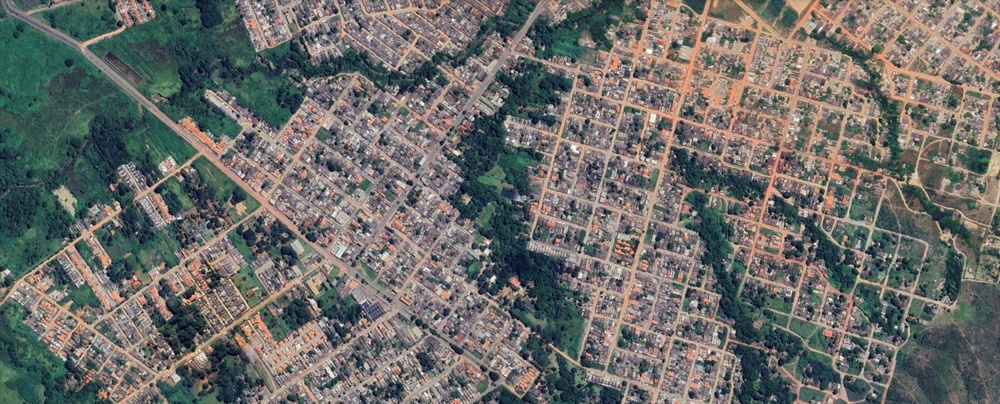
#> input picture imagens_satelites/imagem1.jpeg, 1000 x 404 px, shrunk from 1600 x 646 before the run
$ python -i Prog_opencv_tif7.py   (imports and definitions only)
#> lines starting #> are read from the running program, lines starting #| are printed output that depends on the picture; after the words box and inside, x2 and y2 are one past the last pixel; in counts of white or black regions, pixels touching at a corner belong together
from mpi4py import MPI
import numpy as np
import cv2
import os
import rasterio

# Inicializa MPI
comm = MPI.COMM_WORLD
# [1 line that did not run here, left out]
# [1 line that did not run here, left out]

# Caminhos
IMAGEM_PATH = r"C:\Projeto_ProgParalela2\imagens_satelites\satelit_google.tif"
PASTA_SAIDA = r"C:\Projeto_ProgParalela2\resultados_rasterio"
# [1 line not run here, left out]

# Função para segmentação de estradas
def segmentar_estradas(imagem):
    # Converter para escala de cinza
    img_gray = cv2.cvtColor(imagem, cv2.COLOR_RGB2GRAY)
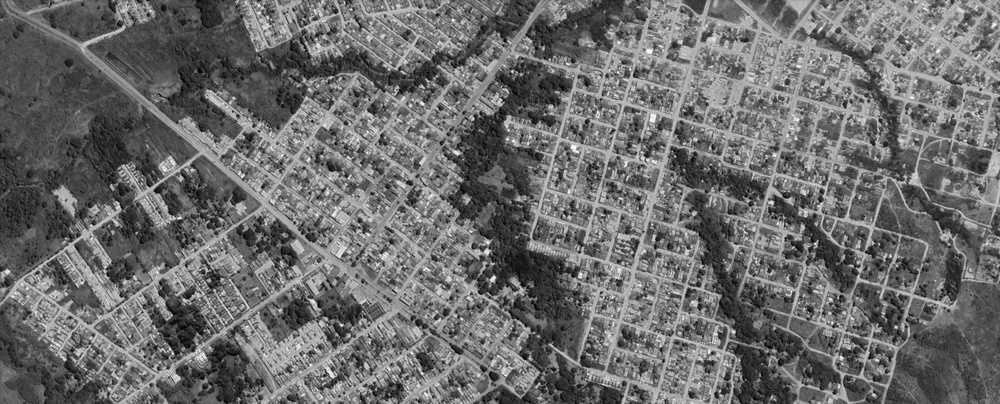
#> img_gray: shape (404, 1000); min 2, max 255, mean 108.1

    # Aplicar limiarização de Otsu
    _, limiarizado = cv2.threshold(img_gray, 0, 255, cv2.THRESH_BINARY + cv2.THRESH_OTSU)
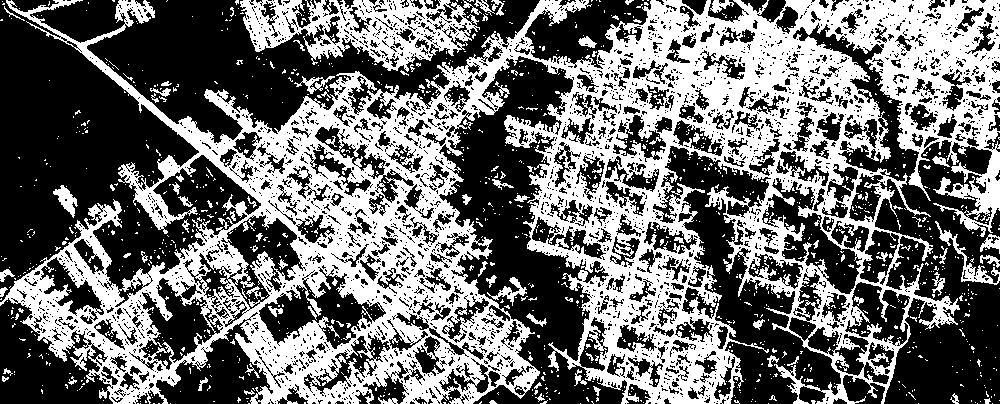
#> limiarizado: shape (404, 1000); 43.3% white; 1386 white regions (1288 under 20 px), largest, box (x1, y1, x2, y2) and area: (0, 0, 1000, 404) 156154, (240, 0, 480, 72) 8299, (935, 221, 1000, 285) 662

    # Operações morfológicas para remover ruído e preencher lacunas
    kernel = np.ones((5, 5), np.uint8)
    dilatada = cv2.dilate(limiarizado, kernel, iterations=2)
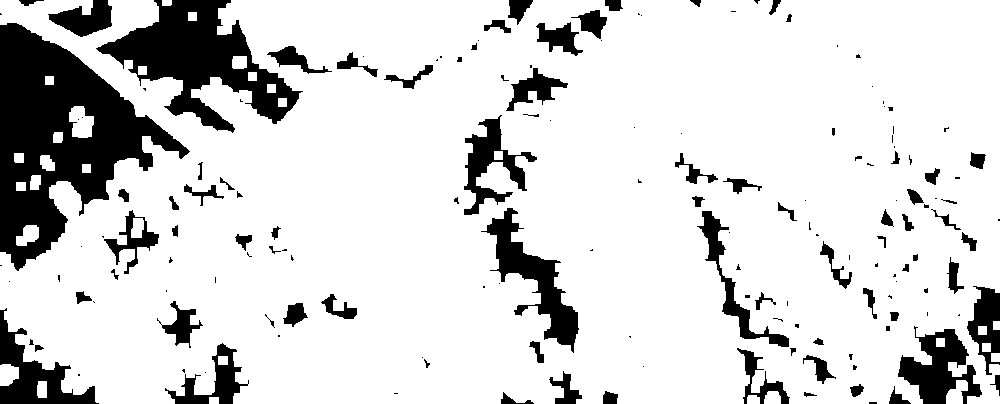
#> dilatada: shape (404, 1000); 83.9% white; 163 black regions (81 under 20 px), largest, box (x1, y1, x2, y2) and area: (0, 23, 190, 271) 20994, (96, 0, 303, 133) 11062, (481, 208, 579, 353) 4017
    erodida = cv2.erode(dilatada, kernel, iterations=1)
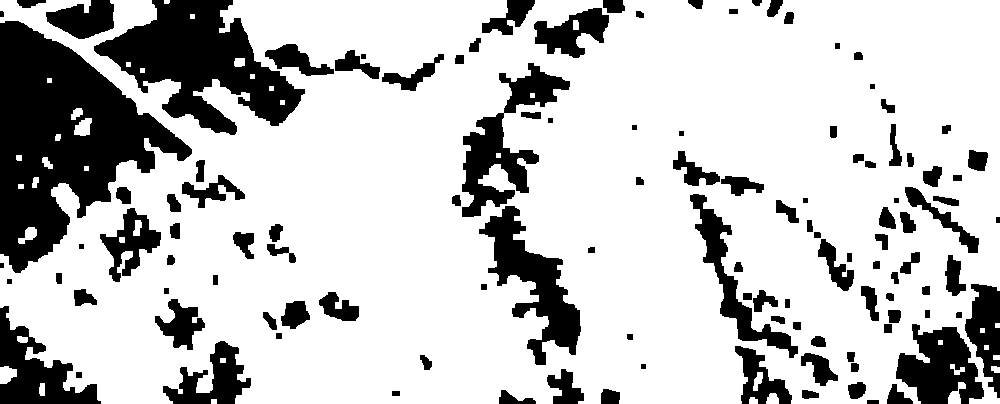
#> erodida: shape (404, 1000); 76.8% white; 119 black regions, largest, box (x1, y1, x2, y2) and area: (0, 21, 192, 273) 23671, (94, 0, 305, 135) 13529, (479, 206, 581, 365) 5772

    return erodida

# Abrir imagem com rasterio
# [58 lines not run here, left out]

>>> import cv2
>>> picture = cv2.cvtColor(cv2.imread('../imagens_satelites/imagem1.jpeg'), cv2.COLOR_BGR2RGB)
>>> result = segmentar_estradas(picture)

$ run again, on imagens_satelites/imagem2.jpeg
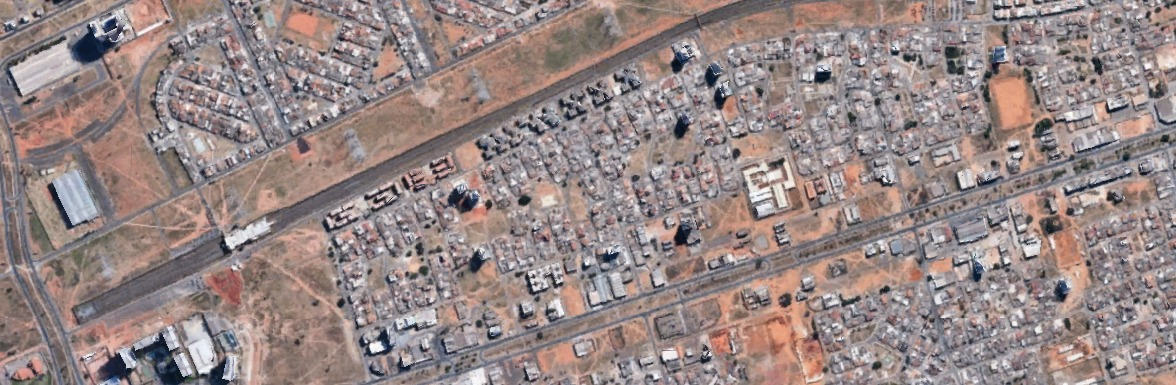
#> input picture imagens_satelites/imagem2.jpeg, 1176 x 385 px
#> in segmentar_estradas, `_, limiarizado = cv2.threshold(img_gray, 0, 255, cv2.THRESH_BINARY + c..`:
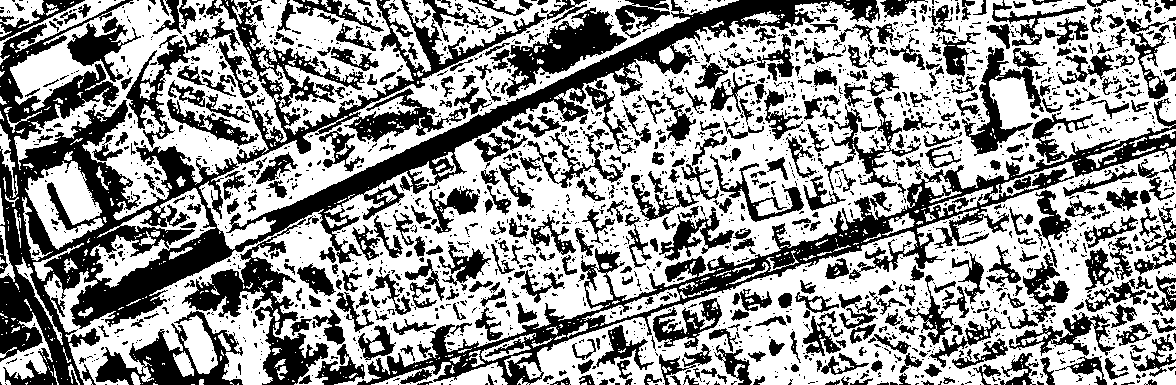
#> limiarizado: shape (385, 1176); 58.6% white; 2189 black regions (1655 under 20 px), largest, box (x1, y1, x2, y2) and area: (0, 0, 880, 385) 51274, (357, 98, 1176, 385) 19386, (206, 0, 546, 165) 10602
#> dilatada: shape (385, 1176); 97.3% white; 141 black regions (89 under 20 px), largest, box (x1, y1, x2, y2) and area: (275, 0, 796, 225) 3664, (88, 233, 226, 313) 2121, (547, 18, 612, 68) 1194
#> in segmentar_estradas, `erodida = cv2.erode(dilatada, kernel, iterations=1)`:
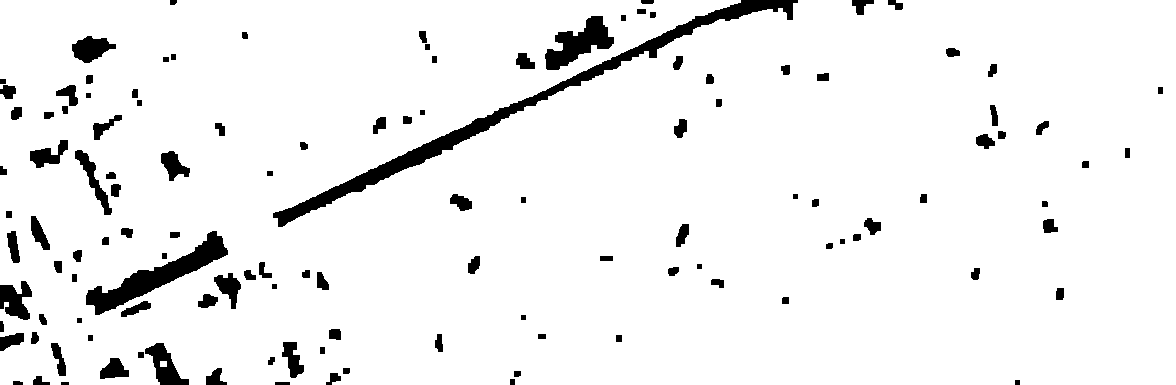
#> erodida: shape (385, 1176); 94.2% white; 123 black regions, largest, box (x1, y1, x2, y2) and area: (273, 0, 798, 227) 6646, (86, 231, 228, 315) 3041, (545, 16, 614, 70) 1746

$ run again, on imagens_satelites/imagem3.jpeg
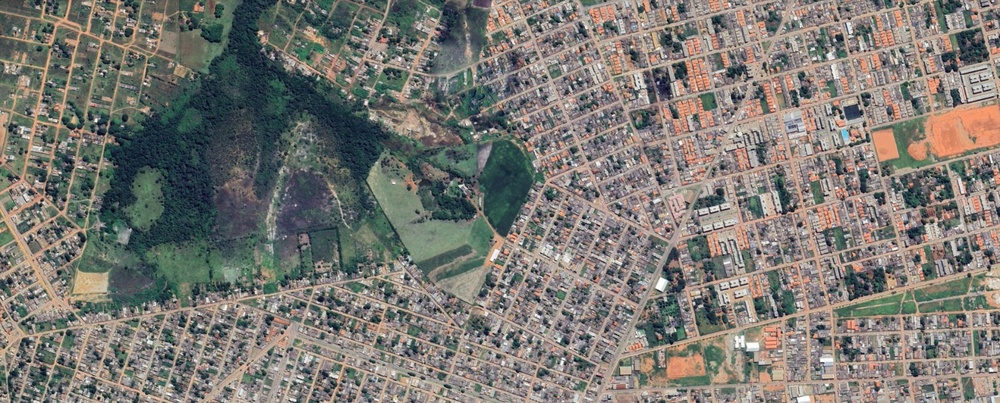
#> input picture imagens_satelites/imagem3.jpeg, 1000 x 403 px, shrunk from 1600 x 645 before the run
#> in segmentar_estradas, `_, limiarizado = cv2.threshold(img_gray, 0, 255, cv2.THRESH_BINARY + c..`:
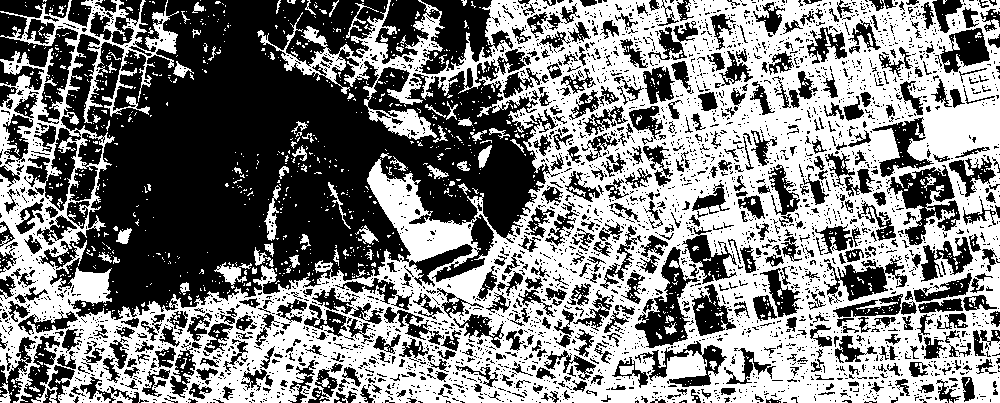
#> limiarizado: shape (403, 1000); 50.7% white; 3613 black regions (3044 under 20 px), largest, box (x1, y1, x2, y2) and area: (24, 0, 560, 320) 95686, (375, 0, 513, 74) 5340, (0, 12, 78, 124) 2986
#> dilatada: shape (403, 1000); 88.4% white; 172 black regions (123 under 20 px), largest, box (x1, y1, x2, y2) and area: (103, 0, 433, 306) 34902, (465, 143, 530, 231) 2690, (277, 176, 354, 259) 2547
#> in segmentar_estradas, `erodida = cv2.erode(dilatada, kernel, iterations=1)`:
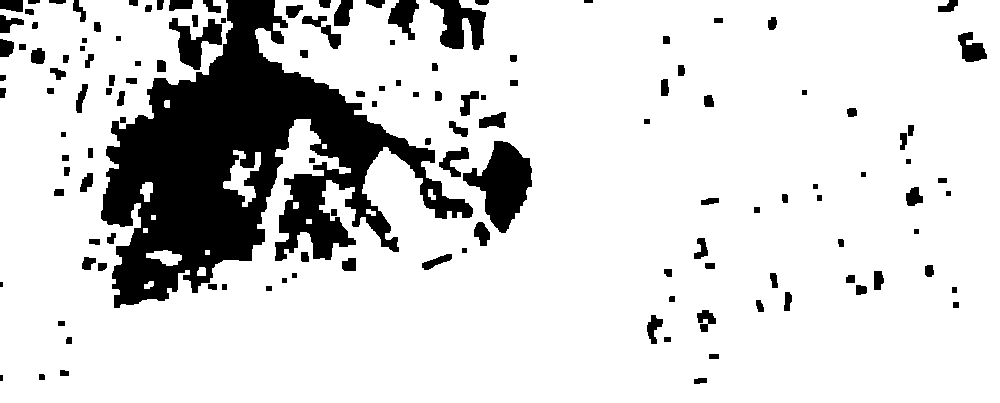
#> erodida: shape (403, 1000); 84% white; 135 black regions (2 under 20 px), largest, box (x1, y1, x2, y2) and area: (101, 0, 473, 308) 46196, (463, 141, 532, 233) 3362, (430, 0, 486, 50) 1578

$ run again, on imagens_satelites/imagem4.jpeg
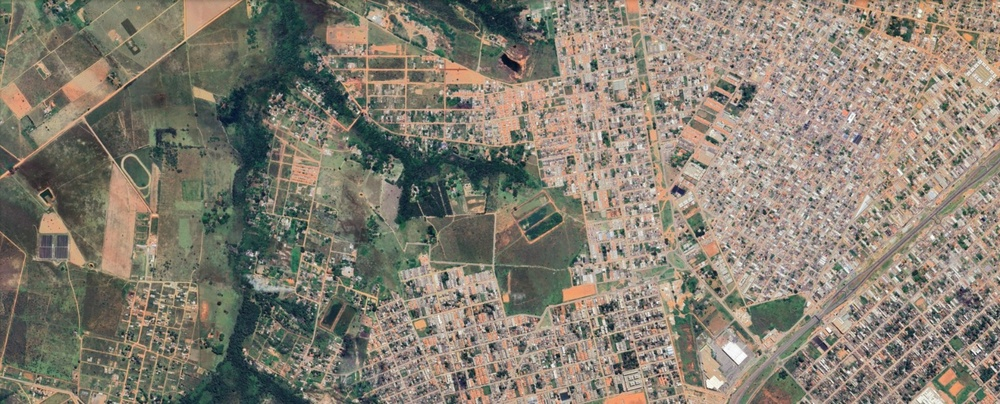
#> input picture imagens_satelites/imagem4.jpeg, 1000 x 404 px, shrunk from 1600 x 646 before the run
#> in segmentar_estradas, `_, limiarizado = cv2.threshold(img_gray, 0, 255, cv2.THRESH_BINARY + c..`:
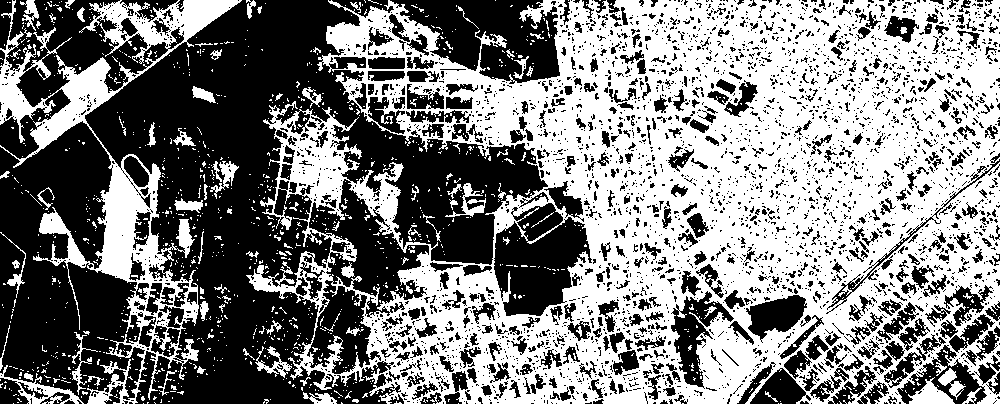
#> limiarizado: shape (404, 1000); 50.6% white; 3497 black regions (3014 under 20 px), largest, box (x1, y1, x2, y2) and area: (85, 0, 548, 404) 84435, (0, 0, 184, 404) 35819, (390, 0, 560, 84) 8530
#> dilatada: shape (404, 1000); 86.2% white; 132 black regions (71 under 20 px), largest, box (x1, y1, x2, y2) and area: (91, 0, 347, 404) 23820, (353, 123, 538, 228) 4145, (17, 128, 107, 234) 3875
#> in segmentar_estradas, `erodida = cv2.erode(dilatada, kernel, iterations=1)`:
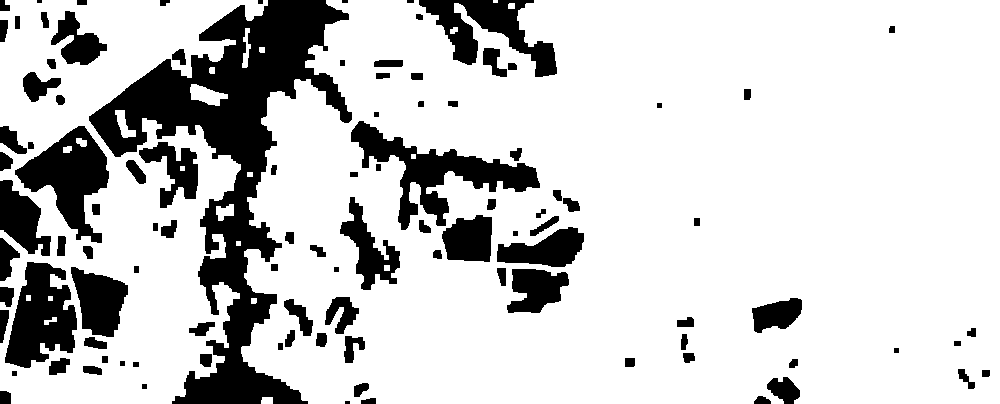
#> erodida: shape (404, 1000); 80.3% white; 104 black regions (3 under 20 px), largest, box (x1, y1, x2, y2) and area: (89, 0, 352, 404) 30727, (351, 121, 540, 230) 6097, (15, 126, 109, 243) 5045
